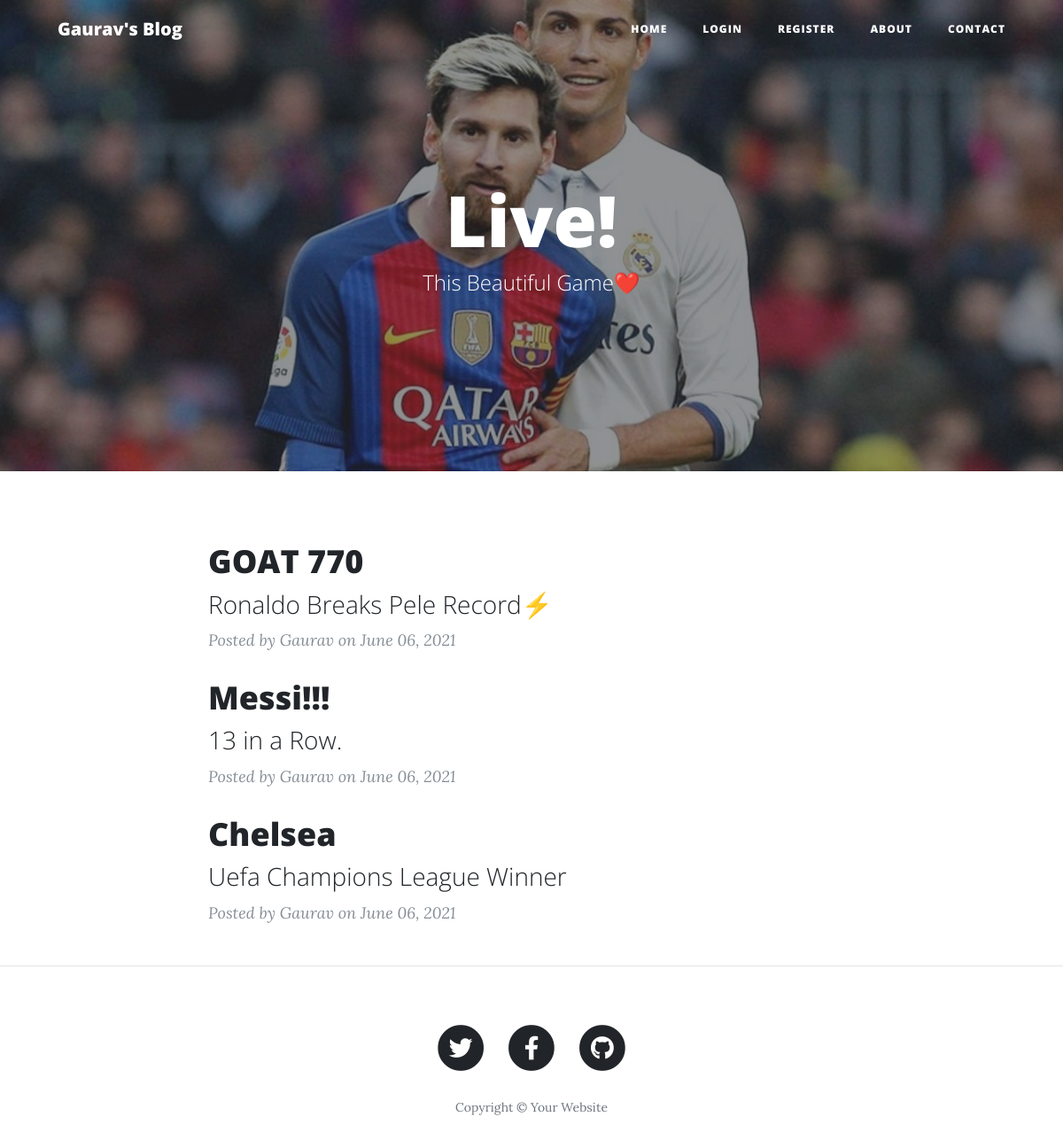
The page / on the database its author committed.
### main.py (models this page shows)
class BlogPost(db.Model):
    __tablename__ = "blog_posts"
    id = db.Column(db.Integer, primary_key=True)
    author_id = db.Column(db.Integer, db.ForeignKey("users.id"))
    author = relationship("User", back_populates="posts")
    title = db.Column(db.String(250), unique=True, nullable=False)
    subtitle = db.Column(db.String(250), nullable=False)
    date = db.Column(db.String(250), nullable=False)
    body = db.Column(db.Text, nullable=False)
    img_url = db.Column(db.String(250), nullable=False)
    comments = relationship("Comment", back_populates="parent_post")

class User(UserMixin, db.Model):
    __tablename__ = "users"
    id = db.Column(db.Integer, primary_key=True)
    email = db.Column(db.String(100), unique=True)
    password = db.Column(db.String(100))
    name = db.Column(db.String(100))
    posts = relationship("BlogPost", back_populates="author")
    comments = relationship("Comment", back_populates="comment_author")

### main.py (the view)
@app.route('/')
def get_all_posts():
    posts = BlogPost.query.all()
    return render_template("index.html", all_posts=posts, current_user=current_user)

### templates/index.html (shortened to what this page needs)
{% include "header.html" %}
  <header class="masthead" style="background-image: url('{{ url_for('static', filename='img/ronaldo.jpg')}}')">
    <div class="overlay"></div>
    <div class="container">
      <div class="row">
        <div class="col-lg-8 col-md-10 mx-auto">
          <div class="site-heading">
            <h1>Live!</h1>
            <span class="subheading">This Beautiful Game❤️</span>
          </div>
        </div>
      </div>
    </div>
  </header>
  <div class="container">
    <div class="row">
      <div class="col-lg-8 col-md-10 mx-auto">
        {% for post in all_posts %}
        <div class="post-preview">
          <a href="{{ url_for('show_post', post_id=post.id) }}">
            <h2 class="post-title">
              {{post.title}}
            </h2>
            <h3 class="post-subtitle">
              {{post.subtitle}}
            </h3>
          </a>
          <p class="post-meta">Posted by
            {{post.author.name}}
            on {{post.date}}
          </p>
        </div>
        {% endfor %}
      </div>
    </div>
  </div>
  <hr>
{% include "footer.html" %}

### templates/header.html (shortened to what this page needs)
<!DOCTYPE html>
<html lang="en">
<head>
  <link href="{{ url_for('static', filename='vendor/bootstrap/css/bootstrap.min.css') }}" rel="stylesheet">
  <link href="{{ url_for('static', filename='vendor/fontawesome-free/css/all.min.css')}}" rel="stylesheet" type="text/css">
  <link href="{{ url_for('static', filename='css/clean-blog.min.css')}}" rel="stylesheet">
</head>
<body>
  <nav class="navbar navbar-expand-md navbar-light fixed-top" id="mainNav">
    <div class="container">
      <a class="navbar-brand" href="{{url_for('get_all_posts')}}">Gaurav's Blog</a>
      <div class="collapse navbar-collapse" id="navbarResponsive">
        <ul class="navbar-nav ml-auto">
          <li class="nav-item">
            <a class="nav-link" href="{{ url_for('get_all_posts') }}">Home</a>
          </li>
          {% if not current_user.is_authenticated: %}
          <li class="nav-item">
            <a class="nav-link" href="{{ url_for('login') }}">Login</a>
          </li>
          <li class="nav-item">
            <a class="nav-link" href="{{ url_for('register') }}">Register</a>
          </li>
          {% else: %}
          <li class="nav-item">
            <a class="nav-link" href="{{ url_for('logout') }}">Log Out</a>
          </li>
          {% endif %}
          <li class="nav-item">
            <a class="nav-link" href="{{ url_for('about') }}">About</a>
          </li>
          <li class="nav-item">
            <a class="nav-link" href="{{ url_for('contact') }}">Contact</a>
          </li>
        </ul>
      </div>
    </div>
  </nav>

### templates/footer.html (shortened to what this page needs)
  <footer>
    <div class="container">
      <div class="row">
        <div class="col-lg-8 col-md-10 mx-auto">
          <ul class="list-inline text-center">
            <li class="list-inline-item">
              <a href="#">
                <span class="fa-stack fa-lg">
                  <i class="fas fa-circle fa-stack-2x"></i>
                  <i class="fab fa-twitter fa-stack-1x fa-inverse"></i>
                </span>
              </a>
            </li>
            <li class="list-inline-item">
              <a href="#">
                <span class="fa-stack fa-lg">
                  <i class="fas fa-circle fa-stack-2x"></i>
                  <i class="fab fa-facebook-f fa-stack-1x fa-inverse"></i>
                </span>
              </a>
            </li>
            <li class="list-inline-item">
                <a href="#">
                  <span class="fa-stack fa-lg">
                  <i class="fas fa-circle fa-stack-2x"></i>
                  <i class="fab fa-github fa-stack-1x fa-inverse"></i>
                </span>
              </a>
            </li>
          </ul>
          <p class="copyright text-muted">Copyright &copy; Your Website {{current_year}}</p>
        </div>
      </div>
    </div>
  </footer>
</body>
</html>

### rows shown on the page
BlogPost: title "GOAT 770", subtitle "Ronaldo Breaks Pele Record⚡", author.name "Gaurav", date "June 06, 2021"
BlogPost: title "Messi!!!", subtitle "13 in a Row.", author.name "Gaurav", date "June 06, 2021"
BlogPost: title "Chelsea", subtitle "Uefa Champions League Winner", author.name "Gaurav", date "June 06, 2021"
